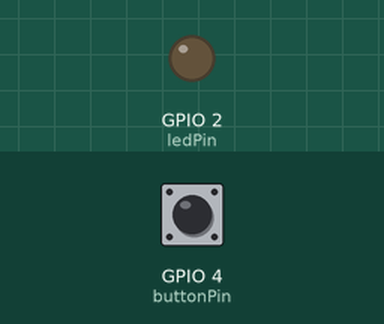
This sketch was run on a simulated ESP8266 (Wemos D1 mini). On the bench: output pins drawn as LEDs (lit = HIGH). The test bench sets the inputs (shaded band); at power-on: GPIO 4 (buttonPin) LOW.

Above: at 1.2 s.
1.3 s: GPIO 4 (buttonPin) pulled HIGH for 0.15 s
At 1.9 s:
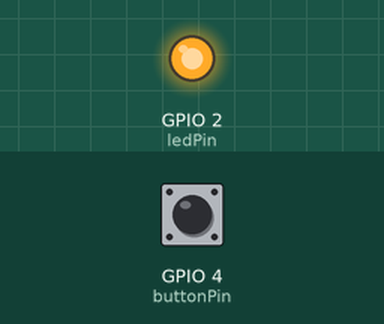
2.9 s: GPIO 4 (buttonPin) pulled HIGH for 1 s
At 4.5 s:
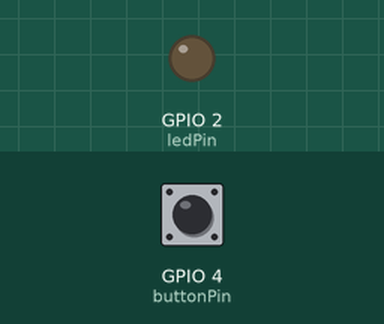
5.4 s: GPIO 4 (buttonPin) pulled HIGH for 3.2 s
At 9.2 s:
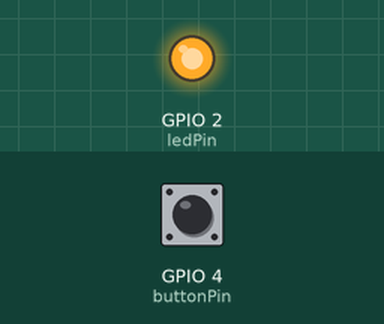
Timing chart, 0 to 10.7 s (numbered marks = the images above; inputs shaded):
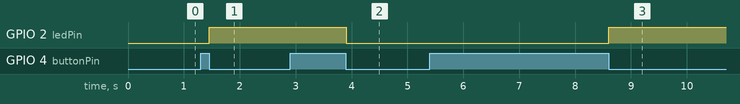

Measured:
- after the input at 1.3 s, GPIO 2 (ledPin): LOW → HIGH after 0.15 s
- after the input at 2.9 s, GPIO 2 (ledPin): HIGH → LOW after 1.0 s
- after the input at 5.4 s, GPIO 2 (ledPin): LOW → HIGH after 3.2 s

The sketch:

2-3simpleDebounce.ino
```cpp
/*
 Ex2. 2-3simpleDebounce.ino
 D1 mini Button Simple debounce using while statement
*/
#include <ESP8266WiFi.h>

const int buttonPin = 4;//D2
const int ledPin = 2;//BUILTIN_LED D4

int sw = 0;
bool X = LOW;

void setup()
{
  pinMode(ledPin, OUTPUT);
  pinMode(buttonPin, INPUT);
}

void loop()
{
  sw = digitalRead(buttonPin);

  if (sw == HIGH) {
    while(digitalRead(buttonPin) != LOW){
      delay(10);
    }
    X = !X;
  }
  if(X){
    digitalWrite(ledPin, HIGH);  // LED off
  } else { //PUSH ON
    digitalWrite(ledPin, LOW); // LED on
  }
  delay(10);
}
```
